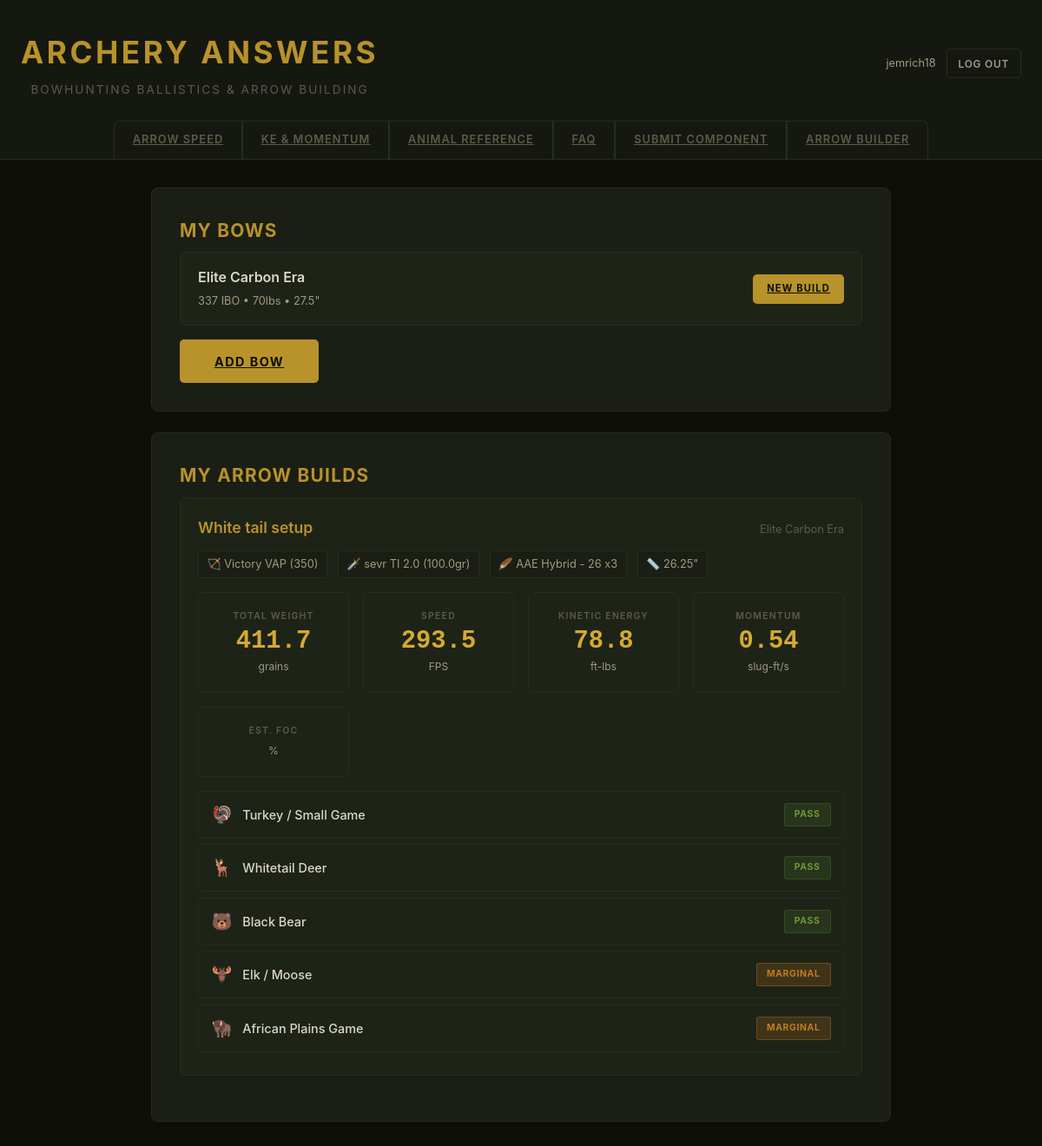
The app's page /builder/ (signed in), older data.
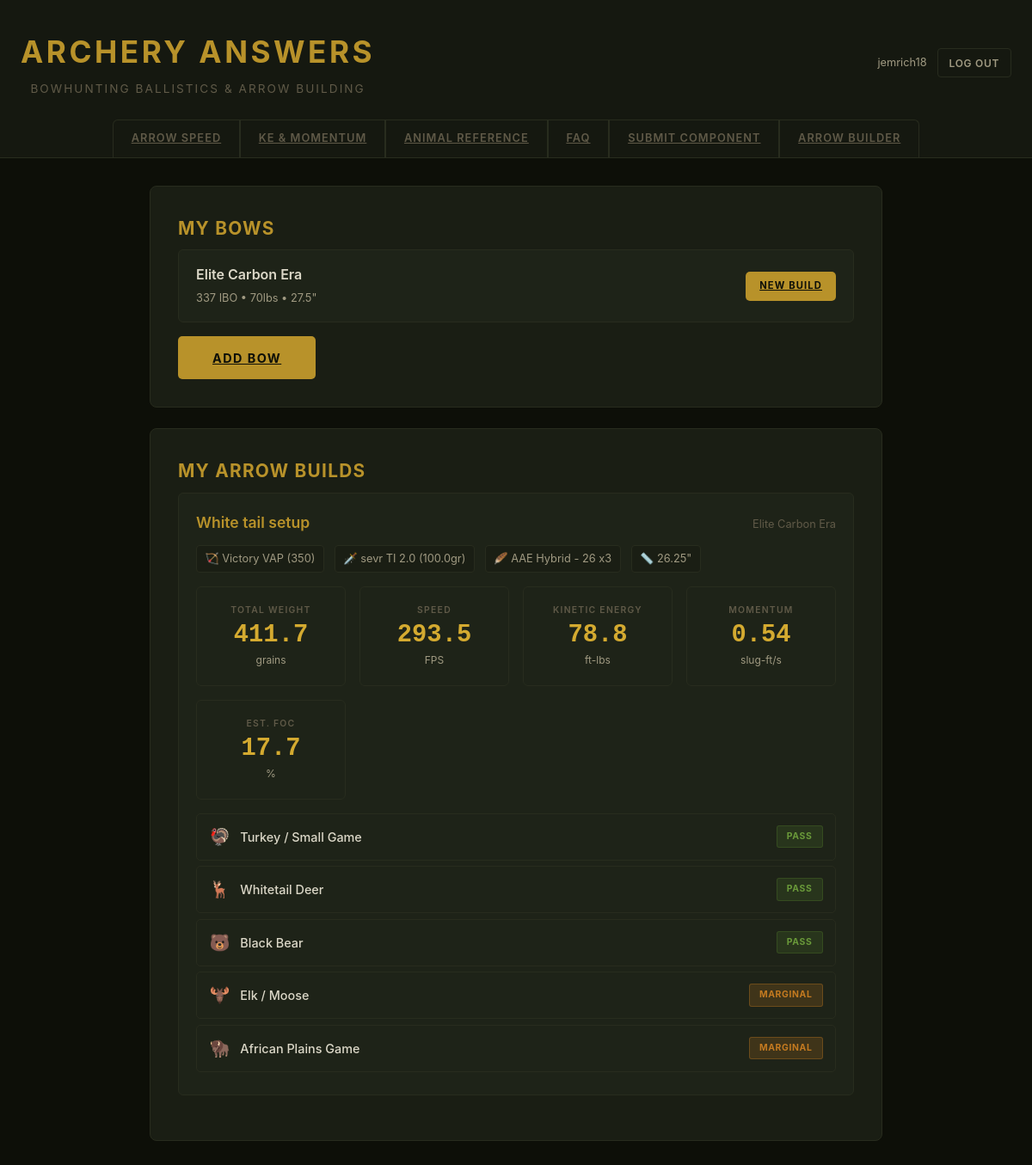
The same page, newer data.
### builder/models.py (models this page shows, shortened)
class BowSetup(models.Model):
    user = models.ForeignKey(settings.AUTH_USER_MODEL, on_delete=models.CASCADE)
    name = models.CharField(max_length=100, help_text="e.g. Mathews V3X 33")
    ibo_speed = models.IntegerField(help_text="IBO rated speed in FPS")
    draw_weight = models.IntegerField(help_text="Actual draw weight in lbs")
    draw_length = models.FloatField(help_text="Draw length in inches")
    created_at = models.DateTimeField(auto_now_add=True)
    class Meta:
        ordering = ['-created_at']

class ArrowBuild(models.Model):
    user = models.ForeignKey(settings.AUTH_USER_MODEL, on_delete=models.CASCADE)
    bow = models.ForeignKey(BowSetup, on_delete=models.CASCADE)
    name = models.CharField(max_length=100, help_text="e.g. Elk Setup Heavy")
    shaft = models.ForeignKey(ArrowShaft, on_delete=models.SET_NULL, null=True)
    vane = models.ForeignKey(Vane, on_delete=models.SET_NULL, null=True, blank=True)
    nock = models.ForeignKey(Nock, on_delete=models.SET_NULL, null=True, blank=True)
    insert = models.ForeignKey(Insert, on_delete=models.SET_NULL, null=True, blank=True)
    broadhead = models.ForeignKey(Broadhead, on_delete=models.SET_NULL, null=True, blank=True)
    arrow_length = models.FloatField(help_text="Cut length in inches")
    num_vanes = models.IntegerField(default=3)
    total_arrow_weight = models.FloatField(blank=True, null=True)
    arrow_speed = models.FloatField(blank=True, null=True)
    kinetic_energy = models.FloatField(blank=True, null=True)
    momentum = models.FloatField(blank=True, null=True)
    foc = models.FloatField(blank=True, null=True, help_text="Front of Center %")
    created_at = models.DateTimeField(auto_now_add=True)
    updated_at = models.DateTimeField(auto_now=True)
    class Meta:
        ordering = ['-updated_at']

### components/models.py (models this page shows)
class ArrowShaft(models.Model):
    manufacturer = models.ForeignKey(Manufacturer, on_delete=models.CASCADE)
    model_name = models.CharField(max_length=150)
    spine = models.IntegerField(help_text="Spine rating (e.g. 300, 340, 400)")
    gpi = models.FloatField(help_text="Grains per inch")
    inner_diameter = models.FloatField(help_text="Inner diameter in inches")
    outer_diameter = models.FloatField(blank=True, null=True, help_text="Outer diameter in inches")
    straightness = models.CharField(max_length=20, blank=True, help_text="e.g. .001, .003, .006")
    stock_length = models.FloatField(default=32.0, help_text="Stock length in inches")
    status = models.CharField(max_length=10, choices=ComponentStatus.choices, default=ComponentStatus.PENDING)
    submitted_by = models.ForeignKey(settings.AUTH_USER_MODEL, null=True, blank=True, on_delete=models.SET_NULL)
    created_at = models.DateTimeField(auto_now_add=True)
    class Meta:
        ordering = ['manufacturer', 'model_name', 'spine']
        unique_together = ['manufacturer', 'model_name', 'spine']
    def __str__(self):
        return f"{self.manufacturer} {self.model_name} ({self.spine})"

class Manufacturer(models.Model):
    name = models.CharField(max_length=100, unique=True)
    website = models.URLField(blank=True)
    class Meta:
        ordering = ['name']
    def __str__(self):
        return self.name

class Broadhead(models.Model):
    BROADHEAD_TYPES = [
        ('fixed', 'Fixed Blade'),
        ('mechanical', 'Mechanical'),
        ('hybrid', 'Hybrid'),
    ]
    manufacturer = models.ForeignKey(Manufacturer, on_delete=models.CASCADE)
    model_name = models.CharField(max_length=150)
    broadhead_type = models.CharField(max_length=12, choices=BROADHEAD_TYPES)
    weight_grains = models.FloatField(help_text="Weight in grains")
    cutting_diameter = models.FloatField(blank=True, null=True, help_text="Cutting diameter in inches")
    num_blades = models.IntegerField(blank=True, null=True)
    status = models.CharField(max_length=10, choices=ComponentStatus.choices, default=ComponentStatus.PENDING)
    submitted_by = models.ForeignKey(settings.AUTH_USER_MODEL, null=True, blank=True, on_delete=models.SET_NULL)
    created_at = models.DateTimeField(auto_now_add=True)
    class Meta:
        ordering = ['manufacturer', 'model_name']
        unique_together = ['manufacturer', 'model_name', 'weight_grains']
    def __str__(self):
        return f"{self.manufacturer} {self.model_name} ({self.weight_grains}gr)"

class Vane(models.Model):
    manufacturer = models.ForeignKey(Manufacturer, on_delete=models.CASCADE)
    model_name = models.CharField(max_length=150)
    length_inches = models.FloatField(help_text="Vane length in inches")
    height_inches = models.FloatField(blank=True, null=True, help_text="Vane height in inches")
    weight_grains = models.FloatField(help_text="Weight per vane in grains")
    status = models.CharField(max_length=10, choices=ComponentStatus.choices, default=ComponentStatus.PENDING)
    submitted_by = models.ForeignKey(settings.AUTH_USER_MODEL, null=True, blank=True, on_delete=models.SET_NULL)
    created_at = models.DateTimeField(auto_now_add=True)
    class Meta:
        ordering = ['manufacturer', 'model_name']
        unique_together = ['manufacturer', 'model_name']
    def __str__(self):
        return f"{self.manufacturer} {self.model_name}"

### calculator/models.py (models this page shows, shortened)
class AnimalThreshold(models.Model):
    name = models.CharField(max_length=100)
    min_kinetic_energy = models.FloatField(help_text="Minimum KE in ft-lbs")
    min_momentum = models.FloatField(help_text="Minimum momentum in slug-ft/s")
    icon = models.CharField(max_length=10, blank=True)
    sort_order = models.IntegerField(default=0)
    class Meta:
        ordering = ['sort_order']

### builder/views.py (the view)
# urls.py: path('', views.builder_home, name='home'),
@login_required
def builder_home(request):
    bows = BowSetup.objects.filter(user=request.user)
    builds = ArrowBuild.objects.filter(user=request.user).select_related('bow', 'shaft', 'vane', 'nock', 'insert', 'broadhead')
    thresholds = AnimalThreshold.objects.all()
    return render(request, 'builder/home.html', {
        'bows': bows,
        'builds': builds,
        'thresholds': thresholds,
    })

### templates/builder/home.html (shortened to what this page needs)
{% extends 'base.html' %}
{% block content %}
<div class="card">
    <h2 class="card-title">My Bows</h2>
    {% if bows %}
    <div class="bow-list">
        {% for bow in bows %}
        <div class="bow-card">
            <div class="bow-info">
                <h3>{{ bow.name }}</h3>
                <span class="bow-specs">{{ bow.ibo_speed }} IBO &bull; {{ bow.draw_weight }}lbs &bull; {{ bow.draw_length }}"</span>
            </div>
            <a href="{% url 'builder:create_build' bow.id %}" class="btn-calc btn-small">New Build</a>
        </div>
        {% endfor %}
    </div>
    {% else %}
    <p class="card-desc">No bows added yet. Add your first bow to start building arrows.</p>
    {% endif %}
    <a href="{% url 'builder:create_bow' %}" class="btn-calc" style="display: inline-block; margin-top: 1rem;">Add Bow</a>
</div>
{% if builds %}
<div class="card">
    <h2 class="card-title">My Arrow Builds</h2>
    {% for build in builds %}
    <div class="build-card">
        <div class="build-header">
            <h3>{{ build.name }}</h3>
            <span class="build-bow">{{ build.bow.name }}</span>
        </div>
        <div class="build-components">
            {% if build.shaft %}
            <span class="build-comp">🏹 {{ build.shaft }}</span>
            {% endif %}
            {% if build.broadhead %}
            <span class="build-comp">🗡️ {{ build.broadhead }}</span>
            {% endif %}
            {% if build.vane %}
            <span class="build-comp">🪶 {{ build.vane }} x{{ build.num_vanes }}</span>
            {% endif %}
            <span class="build-comp">📏 {{ build.arrow_length }}"</span>
        </div>
        <div class="results-grid" style="margin-top: 1rem;">
            <div class="result-box">
                <div class="result-label">Total Weight</div>
                <div class="result-value">{{ build.total_arrow_weight|floatformat:1 }}</div>
                <div class="result-unit">grains</div>
            </div>
            <div class="result-box">
                <div class="result-label">Speed</div>
                <div class="result-value">{{ build.arrow_speed|floatformat:1 }}</div>
                <div class="result-unit">FPS</div>
            </div>
            <div class="result-box">
                <div class="result-label">Kinetic Energy</div>
                <div class="result-value">{{ build.kinetic_energy|floatformat:1 }}</div>
                <div class="result-unit">ft-lbs</div>
            </div>
            <div class="result-box">
                <div class="result-label">Momentum</div>
                <div class="result-value">{{ build.momentum|floatformat:2 }}</div>
                <div class="result-unit">slug-ft/s</div>
            </div>
            <div class="result-box">
                <div class="result-label">Est. FOC</div>
                <div class="result-value">{{ build.foc|floatformat:1 }}</div>
                <div class="result-unit">%</div>
            </div>
        </div>
        <div class="animal-ratings" style="margin-top: 1rem;">
            {% for animal in thresholds %}
            <div class="animal-row">
                <span class="animal-icon">{{ animal.icon }}</span>
                <span class="animal-name">{{ animal.name }}</span>
                {% if build.kinetic_energy >= animal.min_kinetic_energy and build.momentum >= animal.min_momentum %}
                <span class="animal-badge badge-pass">Pass</span>
                {% elif build.kinetic_energy >= animal.min_kinetic_energy or build.momentum >= animal.min_momentum %}
                <span class="animal-badge badge-marginal">Marginal</span>
                {% else %}
                <span class="animal-badge badge-fail">Insufficient</span>
                {% endif %}
            </div>
            {% endfor %}
        </div>
    </div>
    {% endfor %}
</div>
{% endif %}
{% endblock %}

### templates/base.html (shortened to what this page needs)
<!DOCTYPE html>
<html lang="en">
<head>
    {% load static %}
    <link rel="stylesheet" href="{% static 'css/style.css' %}">
</head>
<body>
    <header>
        <div class="header-top">
            <div class="logo">
                <h1>Archery Answers</h1>
                <p class="tagline">Bowhunting Ballistics & Arrow Building</p>
            </div>
            <div class="auth-links">
                {% if user.is_authenticated %}
                    <span class="welcome">{{ user.username }}</span>
                    <a href="{% url 'accounts:logout' %}" class="auth-btn">Log Out</a>
                {% else %}
                    <a href="{% url 'accounts:login' %}" class="auth-btn">Log In</a>
                    <a href="{% url 'accounts:register' %}" class="auth-btn register">Register</a>
                {% endif %}
            </div>
        </div>
        <nav class="tab-nav">
            <a href="{% url 'calculator:home' %}?tab=speed-calc" class="tab-btn" data-tab="speed-calc">Arrow Speed</a>
            <a href="{% url 'calculator:home' %}?tab=ke-calc" class="tab-btn" data-tab="ke-calc">KE & Momentum</a>
            <a href="{% url 'calculator:home' %}?tab=animal-chart" class="tab-btn" data-tab="animal-chart">Animal Reference</a>
            <a href="{% url 'calculator:home' %}?tab=faq" class="tab-btn" data-tab="faq">FAQ</a>
            {% if user.is_authenticated %}
            <a href="{% url 'calculator:home' %}?tab=submit-component" class="tab-btn" data-tab="submit-component">Submit Component</a>
            <a href="{% url 'builder:home' %}" class="tab-btn" data-tab="builder">Arrow Builder</a>
            {% endif %}
        </nav>
    </header>
    <main>
        {% block content %}{% endblock %}
    </main>
</body>
</html>

Row changes from the older to the newer data that the page shows:
changed ArrowBuild "White tail setup": foc (not shown) → "17.7"
